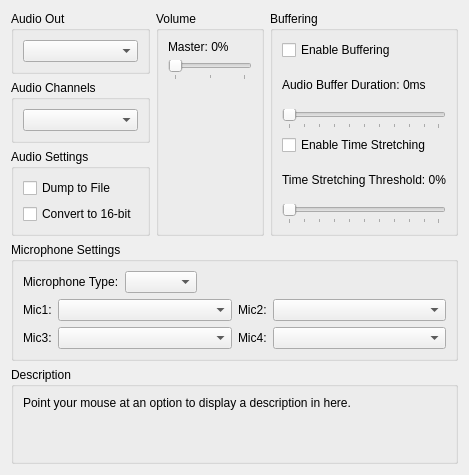
     <widget class="QWidget" name="audioTab">
      <attribute name="title">
       <string>Audio</string>
      </attribute>
      <layout class="QVBoxLayout" name="audioTab_layout" stretch="0,0,1,0">
       <item>
        <layout class="QHBoxLayout" name="audioTabLayoutTop" stretch="1,1,1">
         <item>
          <layout class="QVBoxLayout" name="audioTabLayoutTopLeft">
           <item>
            <widget class="QGroupBox" name="gb_audio_out">
             <property name="title">
              <string>Audio Out</string>
             </property>
             <layout class="QVBoxLayout" name="gb_audio_out_layout">
              <item>
               <widget class="QComboBox" name="audioOutBox"/>
              </item>
             </layout>
            </widget>
           </item>
           <item>
            <widget class="QGroupBox" name="gb_audio_downmix">
             <property name="title">
              <string>Audio Channels</string>
             </property>
             <layout class="QVBoxLayout" name="gb_audio_channels_layout">
              <item>
               <widget class="QComboBox" name="combo_audio_downmix"/>
              </item>
             </layout>
            </widget>
           </item>
           <item>
            <widget class="QGroupBox" name="gb_audio_settings">
             <property name="title">
              <string>Audio Settings</string>
             </property>
             <layout class="QVBoxLayout" name="gb_audio_settings_layout">
              <item>
               <widget class="QCheckBox" name="audioDump">
                <property name="text">
                 <string>Dump to File</string>
                </property>
               </widget>
              </item>
              <item>
               <widget class="QCheckBox" name="convert">
                <property name="text">
                 <string>Convert to 16-bit</string>
                </property>
               </widget>
              </item>
              <item>
               <spacer name="spacer_audio_settings">
                <property name="orientation">
                 <enum>Qt::Vertical</enum>
                </property>
                <property name="sizeType">
                 <enum>QSizePolicy::MinimumExpanding</enum>
                </property>
                <property name="sizeHint" stdset="0">
                 <size>
                  <width>0</width>
                  <height>0</height>
                 </size>
                </property>
               </spacer>
              </item>
             </layout>
            </widget>
           </item>
          </layout>
         </item>
         <item>
          <layout class="QVBoxLayout" name="audioTabLayoutTopMiddle">
           <item>
            <widget class="QGroupBox" name="gb_audio_volume">
             <property name="title">
              <string>Volume</string>
             </property>
             <layout class="QVBoxLayout" name="gb_audio_volume_layout">
              <item>
               <widget class="QWidget" name="master_volume" native="true">
                <layout class="QVBoxLayout" name="layout_master_volume">
                 <property name="leftMargin">
                  <number>0</number>
                 </property>
                 <property name="topMargin">
                  <number>0</number>
                 </property>
                 <property name="rightMargin">
                  <number>0</number>
                 </property>
                 <property name="bottomMargin">
                  <number>0</number>
                 </property>
                 <item>
                  <widget class="QLabel" name="masterVolumeLabel">
                   <property name="text">
                    <string>Master: 0%</string>
                   </property>
                  </widget>
                 </item>
                 <item>
                  <widget class="QSlider" name="masterVolume">
                   <property name="orientation">
                    <enum>Qt::Horizontal</enum>
                   </property>
                   <property name="tickPosition">
                    <enum>QSlider::TicksBelow</enum>
                   </property>
                   <property name="tickInterval">
                    <number>50</number>
                   </property>
                  </widget>
                 </item>
                </layout>
               </widget>
              </item>
              <item>
               <spacer name="spacer_audio_volume">
                <property name="orientation">
                 <enum>Qt::Vertical</enum>
                </property>
                <property name="sizeType">
                 <enum>QSizePolicy::MinimumExpanding</enum>
                </property>
                <property name="sizeHint" stdset="0">
                 <size>
                  <width>0</width>
                  <height>0</height>
                 </size>
                </property>
               </spacer>
              </item>
             </layout>
            </widget>
           </item>
          </layout>
         </item>
         <item>
          <layout class="QVBoxLayout" name="audioTabLayoutTopRight">
           <item>
            <widget class="QGroupBox" name="gb_audio_buffering">
             <property name="title">
              <string>Buffering</string>
             </property>
             <layout class="QVBoxLayout" name="gb_audio_buffering_layout">
              <item>
               <widget class="QCheckBox" name="enableBuffering">
                <property name="text">
                 <string>Enable Buffering</string>
                </property>
               </widget>
              </item>
              <item>
               <widget class="QWidget" name="audio_buffer_duration" native="true">
                <layout class="QVBoxLayout" name="layout_audio_buffer_duration">
                 <property name="leftMargin">
                  <number>0</number>
                 </property>
                 <property name="topMargin">
                  <number>0</number>
                 </property>
                 <property name="rightMargin">
                  <number>0</number>
                 </property>
                 <property name="bottomMargin">
                  <number>0</number>
                 </property>
                 <item>
                  <widget class="QLabel" name="audioBufferDurationLabel">
                   <property name="text">
                    <string>Audio Buffer Duration: 0ms</string>
                   </property>
                  </widget>
                 </item>
                 <item>
                  <widget class="QSlider" name="audioBufferDuration">
                   <property name="orientation">
                    <enum>Qt::Horizontal</enum>
                   </property>
                   <property name="tickPosition">
                    <enum>QSlider::TicksBelow</enum>
                   </property>
                   <property name="tickInterval">
                    <number>10</number>
                   </property>
                  </widget>
                 </item>
                </layout>
               </widget>
              </item>
              <item>
               <widget class="QCheckBox" name="enableTimeStretching">
                <property name="text">
                 <string>Enable Time Stretching</string>
                </property>
               </widget>
              </item>
              <item>
               <widget class="QWidget" name="time_stretching_threshold" native="true">
                <layout class="QVBoxLayout" name="layout_time_stretching_threshold">
                 <property name="leftMargin">
                  <number>0</number>
                 </property>
                 <property name="topMargin">
                  <number>0</number>
                 </property>
                 <property name="rightMargin">
                  <number>0</number>
                 </property>
                 <property name="bottomMargin">
                  <number>0</number>
                 </property>
                 <item>
                  <widget class="QLabel" name="timeStretchingThresholdLabel">
                   <property name="text">
                    <string>Time Stretching Threshold: 0%</string>
                   </property>
                  </widget>
                 </item>
                 <item>
                  <widget class="QSlider" name="timeStretchingThreshold">
                   <property name="orientation">
                    <enum>Qt::Horizontal</enum>
                   </property>
                   <property name="tickPosition">
                    <enum>QSlider::TicksBelow</enum>
                   </property>
                   <property name="tickInterval">
                    <number>10</number>
                   </property>
                  </widget>
                 </item>
                </layout>
               </widget>
              </item>
             </layout>
            </widget>
           </item>
          </layout>
         </item>
        </layout>
       </item>
       <item>
        <widget class="QGroupBox" name="gb_microphone_settings">
         <property name="title">
          <string>Microphone Settings</string>
         </property>
         <layout class="QVBoxLayout" name="gb_microphone_settings_layout">
          <item>
           <layout class="QHBoxLayout" name="microphoneLayoutTop">
            <item>
             <widget class="QLabel" name="microphoneLabel">
              <property name="text">
               <string>Microphone Type:</string>
              </property>
             </widget>
            </item>
            <item>
             <widget class="QComboBox" name="microphoneBox"/>
            </item>
            <item>
             <spacer name="microphoneSpacer">
              <property name="orientation">
               <enum>Qt::Horizontal</enum>
              </property>
              <property name="sizeType">
               <enum>QSizePolicy::MinimumExpanding</enum>
              </property>
              <property name="sizeHint" stdset="0">
               <size>
                <width>0</width>
                <height>0</height>
               </size>
              </property>
             </spacer>
            </item>
           </layout>
          </item>
          <item>
           <layout class="QHBoxLayout" name="microphoneLayoutBottom">
            <item>
             <layout class="QVBoxLayout" name="microphoneLayoutLabel1and3">
              <item>
               <widget class="QLabel" name="microphone1Label">
                <property name="sizePolicy">
                 <sizepolicy hsizetype="Minimum" vsizetype="Preferred">
                  <horstretch>0</horstretch>
                  <verstretch>0</verstretch>
                 </sizepolicy>
                </property>
                <property name="text">
                 <string>Mic1:</string>
                </property>
               </widget>
              </item>
              <item>
               <widget class="QLabel" name="microphone3Label">
                <property name="sizePolicy">
                 <sizepolicy hsizetype="Minimum" vsizetype="Preferred">
                  <horstretch>0</horstretch>
                  <verstretch>0</verstretch>
                 </sizepolicy>
                </property>
                <property name="text">
                 <string>Mic3:</string>
                </property>
               </widget>
              </item>
             </layout>
            </item>
            <item>
             <layout class="QVBoxLayout" name="microphoneLayoutBox1and3">
              <item>
               <widget class="QComboBox" name="microphone1Box">
                <property name="sizePolicy">
                 <sizepolicy hsizetype="Expanding" vsizetype="Fixed">
                  <horstretch>0</horstretch>
                  <verstretch>0</verstretch>
                 </sizepolicy>
                </property>
               </widget>
              </item>
              <item>
               <widget class="QComboBox" name="microphone3Box">
                <property name="sizePolicy">
                 <sizepolicy hsizetype="Expanding" vsizetype="Fixed">
                  <horstretch>0</horstretch>
                  <verstretch>0</verstretch>
                 </sizepolicy>
                </property>
               </widget>
              </item>
             </layout>
            </item>
            <item>
             <layout class="QVBoxLayout" name="microphoneLayoutLabel2and4">
              <item>
               <widget class="QLabel" name="microphone2Label">
                <property name="sizePolicy">
                 <sizepolicy hsizetype="Minimum" vsizetype="Preferred">
                  <horstretch>0</horstretch>
                  <verstretch>0</verstretch>
                 </sizepolicy>
                </property>
                <property name="text">
                 <string>Mic2:</string>
                </property>
               </widget>
              </item>
              <item>
               <widget class="QLabel" name="microphone4Label">
                <property name="sizePolicy">
                 <sizepolicy hsizetype="Minimum" vsizetype="Preferred">
                  <horstretch>0</horstretch>
                  <verstretch>0</verstretch>
                 </sizepolicy>
                </property>
                <property name="text">
                 <string>Mic4:</string>
                </property>
               </widget>
              </item>
             </layout>
            </item>
            <item>
             <layout class="QVBoxLayout" name="microphoneLayoutBox2and4">
              <item>
               <widget class="QComboBox" name="microphone2Box">
                <property name="sizePolicy">
                 <sizepolicy hsizetype="Expanding" vsizetype="Fixed">
                  <horstretch>0</horstretch>
                  <verstretch>0</verstretch>
                 </sizepolicy>
                </property>
               </widget>
              </item>
              <item>
               <widget class="QComboBox" name="microphone4Box">
                <property name="sizePolicy">
                 <sizepolicy hsizetype="Expanding" vsizetype="Fixed">
                  <horstretch>0</horstretch>
                  <verstretch>0</verstretch>
                 </sizepolicy>
                </property>
               </widget>
              </item>
             </layout>
            </item>
           </layout>
          </item>
         </layout>
        </widget>
       </item>
       <item>
        <spacer name="audioTabSpacer">
         <property name="orientation">
          <enum>Qt::Vertical</enum>
         </property>
         <property name="sizeType">
          <enum>QSizePolicy::MinimumExpanding</enum>
         </property>
         <property name="sizeHint" stdset="0">
          <size>
           <width>0</width>
           <height>0</height>
          </size>
         </property>
        </spacer>
       </item>
       <item>
        <widget class="QGroupBox" name="gb_description_audio">
         <property name="title">
          <string>Description</string>
         </property>
         <layout class="QVBoxLayout" name="gb_description_audio_layout">
          <item>
           <widget class="QLabel" name="description_audio">
            <property name="text">
             <string>Point your mouse at an option to display a description in here.


</string>
            </property>
            <property name="textFormat">
             <enum>Qt::PlainText</enum>
            </property>
            <property name="alignment">
             <set>Qt::AlignLeading|Qt::AlignLeft|Qt::AlignTop</set>
            </property>
            <property name="wordWrap">
             <bool>true</bool>
            </property>
           </widget>
          </item>
         </layout>
        </widget>
       </item>
      </layout>
     </widget>
